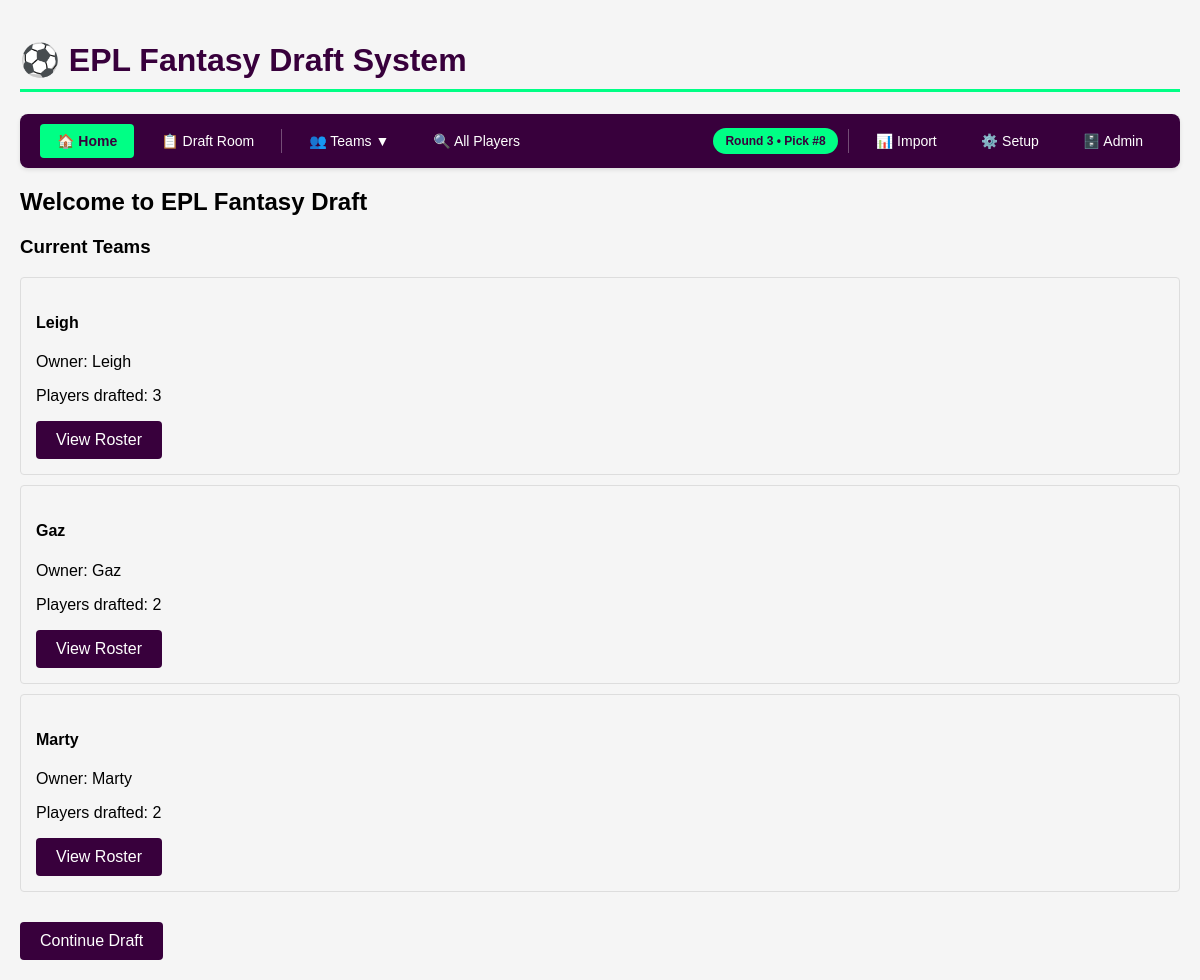
Before: / with the older database file.
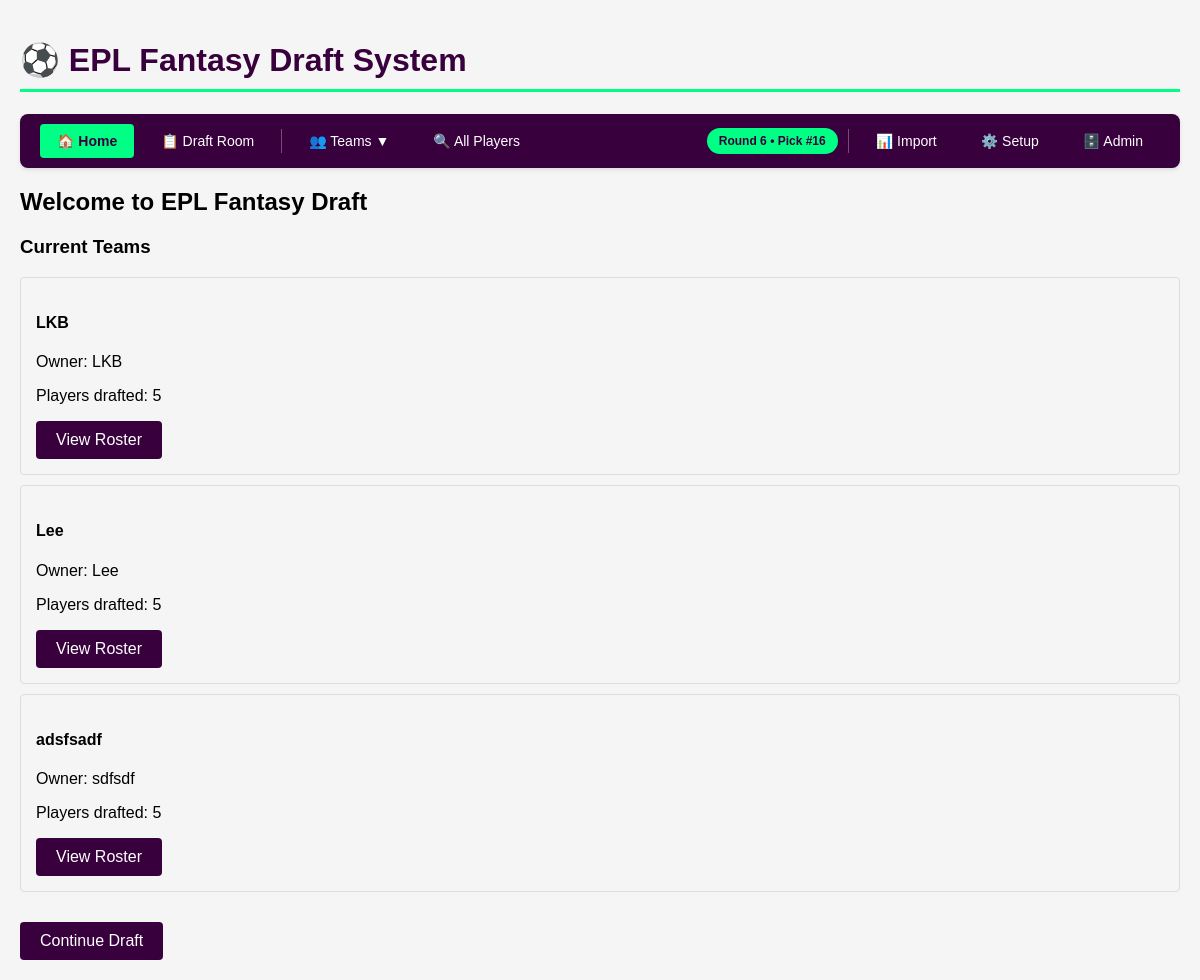
After: the same page with the newer database file.
### app.py (models this page shows, shortened)
class Draft(db.Model):
    id = db.Column(db.Integer, primary_key=True)
    current_pick = db.Column(db.Integer, default=1)
    current_team_index = db.Column(db.Integer, default=0)
    total_teams = db.Column(db.Integer)
    is_active = db.Column(db.Boolean, default=True)
    draft_order = db.Column(db.Text)  # JSON string of team IDs
    is_snake_draft = db.Column(db.Boolean, default=True)  # New field!
    @property
    def current_round(self):
        if self.total_teams == 0:
            return 1
        return ((self.current_pick - 1) // self.total_teams) + 1

class DraftTeam(db.Model):
    id = db.Column(db.Integer, primary_key=True)
    name = db.Column(db.String(100), nullable=False)
    owner = db.Column(db.String(100), nullable=False)
    players = db.relationship('Player', backref='draft_team', lazy=True)

### app.py (the view)
@app.route('/')
def index():
    teams = DraftTeam.query.all()
    draft = Draft.query.first()
    return render_template('index.html', teams=teams, draft=draft)

### templates/index.html
{% extends "base.html" %}
{% block content %}
<h2>Welcome to EPL Fantasy Draft</h2>
{% if teams %}
    <h3>Current Teams</h3>
    <div class="teams-list">
        {% for team in teams %}
        <div class="team-card" style="border: 1px solid #ddd; padding: 15px; margin: 10px 0; border-radius: 4px;">
            <h4>{{ team.name }}</h4>
            <p>Owner: {{ team.owner }}</p>
            <p>Players drafted: {{ team.players|length }}</p>
            <a href="{{ url_for('view_team', team_id=team.id) }}" class="btn">View Roster</a>
        </div>
        {% endfor %}
    </div>
    {% if draft and draft.is_active %}
        <a href="{{ url_for('draft') }}" class="btn" style="margin-top: 20px;">Continue Draft</a>
    {% endif %}
{% else %}
    <p>No teams created yet.</p>
    <a href="{{ url_for('setup') }}" class="btn">Start New Draft</a>
{% endif %}
{% endblock %}

### templates/base.html (shortened to what this page needs)
<!DOCTYPE html>
<html>
<head>
</head>
<h1>⚽ EPL Fantasy Draft System</h1>
<nav>
    <div class="nav-container">
        <div class="nav-left">
            <a href="{{ url_for('index') }}" class="nav-btn {% if request.endpoint == 'index' %}active{% endif %}">
                🏠 Home
            </a>
            {% if draft and draft.is_active %}
                <a href="{{ url_for('draft') }}" class="nav-btn {% if request.endpoint == 'draft' %}active{% endif %}">
                    📋 Draft Room
                </a>
            {% endif %}
            <div style="position: relative;">
                <button onclick="toggleTeamMenu()" class="nav-btn">
                    👥 Teams ▼
                </button>
            </div>
            <a href="{{ url_for('admin_players') }}" class="nav-btn {% if request.endpoint == 'admin_players' %}active{% endif %}">
                🔍 All Players
            </a>
        </div>
        <div class="nav-right">
            {% if draft and draft.is_active %}
                <span class="draft-status">
                    Round {{ draft.current_round }} • Pick #{{ draft.current_pick }}
                </span>
            {% endif %}
            <a href="{{ url_for('import_excel') }}" class="nav-btn">
                📊 Import
            </a>
            <a href="{{ url_for('setup') }}" class="nav-btn">
                ⚙️ Setup
            </a>
            <a href="{{ url_for('admin_database') }}" class="nav-btn">
                🗄️ Admin
            </a>
        </div>
    </div>
</nav>
{% block content %}{% endblock %}
</html>

### templates/base.html (style rules this page uses)
h1 { color: #38003c; border-bottom: 3px solid #00ff85; padding-bottom: 10px; }
.btn { background-color: #38003c; color: white; padding: 10px 20px; border: none; border-radius: 4px; cursor: pointer; text-decoration: none; display: inline-block; }
nav { background-color: #38003c; padding: 0; margin: 0 0 20px 0; border-radius: 8px; overflow: hidden; box-shadow: 0 2px 4px rgba(0,0,0,0.1); }
.nav-container { display: flex; justify-content: space-between; align-items: center; padding: 10px 20px; }
.nav-left { display: flex; gap: 10px; align-items: center; }
.nav-right { display: flex; gap: 10px; align-items: center; }
.nav-btn { background-color: transparent; color: white; padding: 8px 16px; border: 1px solid transparent; border-radius: 4px; cursor: pointer; text-decoration: none; display: inline-flex; align-items: center; gap: 5px; transition: all 0.2s; font-size: 14px; }
.nav-btn.active { background-color: #00ff85; color: #38003c; font-weight: bold; }
.draft-status { background-color: #00ff85; color: #38003c; padding: 6px 12px; border-radius: 20px; font-size: 12px; font-weight: bold; }

Changed rows visible on the page:
removed DraftTeam: name "Leigh", owner "Leigh", players|length "3"
removed DraftTeam: name "Gaz", owner "Gaz", players|length "2"
removed DraftTeam: name "Marty", owner "Marty", players|length "2"
changed Draft: current_round "3" → "6"; current_pick "8" → "16"
added DraftTeam: name "LKB", owner "LKB", players|length "5"
added DraftTeam: name "Lee", owner "Lee", players|length "5"
added DraftTeam: name "adsfsadf", owner "sdfsdf", players|length "5"
